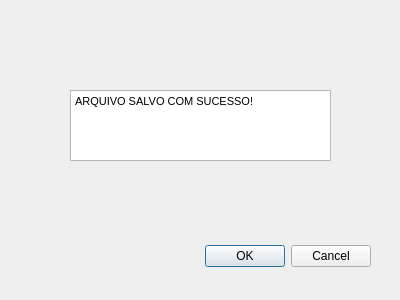
<?xml version="1.0" encoding="UTF-8"?>
<ui version="4.0">
 <class>ArquivoSalvoDialog</class>
 <widget class="QDialog" name="ArquivoSalvoDialog">
  <property name="geometry">
   <rect>
    <x>0</x>
    <y>0</y>
    <width>400</width>
    <height>300</height>
   </rect>
  </property>
  <property name="windowTitle">
   <string>Dialog</string>
  </property>
  <widget class="QDialogButtonBox" name="buttonBox">
   <property name="geometry">
    <rect>
     <x>30</x>
     <y>240</y>
     <width>341</width>
     <height>32</height>
    </rect>
   </property>
   <property name="orientation">
    <enum>Qt::Horizontal</enum>
   </property>
   <property name="standardButtons">
    <set>QDialogButtonBox::Cancel|QDialogButtonBox::Ok</set>
   </property>
  </widget>
  <widget class="QTextEdit" name="textEdit">
   <property name="geometry">
    <rect>
     <x>70</x>
     <y>90</y>
     <width>261</width>
     <height>71</height>
    </rect>
   </property>
   <property name="html">
    <string>&lt;!DOCTYPE HTML PUBLIC &quot;-//W3C//DTD HTML 4.0//EN&quot; &quot;http://www.w3.org/TR/REC-html40/strict.dtd&quot;&gt;
&lt;html&gt;&lt;head&gt;&lt;meta name=&quot;qrichtext&quot; content=&quot;1&quot; /&gt;&lt;style type=&quot;text/css&quot;&gt;
p, li { white-space: pre-wrap; }
&lt;/style&gt;&lt;/head&gt;&lt;body style=&quot; font-family:'MS Shell Dlg 2'; font-size:8.25pt; font-weight:400; font-style:normal;&quot;&gt;
&lt;p style=&quot; margin-top:0px; margin-bottom:0px; margin-left:0px; margin-right:0px; -qt-block-indent:0; text-indent:0px;&quot;&gt;ARQUIVO SALVO COM SUCESSO!&lt;/p&gt;&lt;/body&gt;&lt;/html&gt;</string>
   </property>
  </widget>
 </widget>
 <resources/>
 <connections>
  <connection>
   <sender>buttonBox</sender>
   <signal>accepted()</signal>
   <receiver>ArquivoSalvoDialog</receiver>
   <slot>accept()</slot>
   <hints>
    <hint type="sourcelabel">
     <x>248</x>
     <y>254</y>
    </hint>
    <hint type="destinationlabel">
     <x>157</x>
     <y>274</y>
    </hint>
   </hints>
  </connection>
  <connection>
   <sender>buttonBox</sender>
   <signal>rejected()</signal>
   <receiver>ArquivoSalvoDialog</receiver>
   <slot>reject()</slot>
   <hints>
    <hint type="sourcelabel">
     <x>316</x>
     <y>260</y>
    </hint>
    <hint type="destinationlabel">
     <x>286</x>
     <y>274</y>
    </hint>
   </hints>
  </connection>
 </connections>
</ui>
